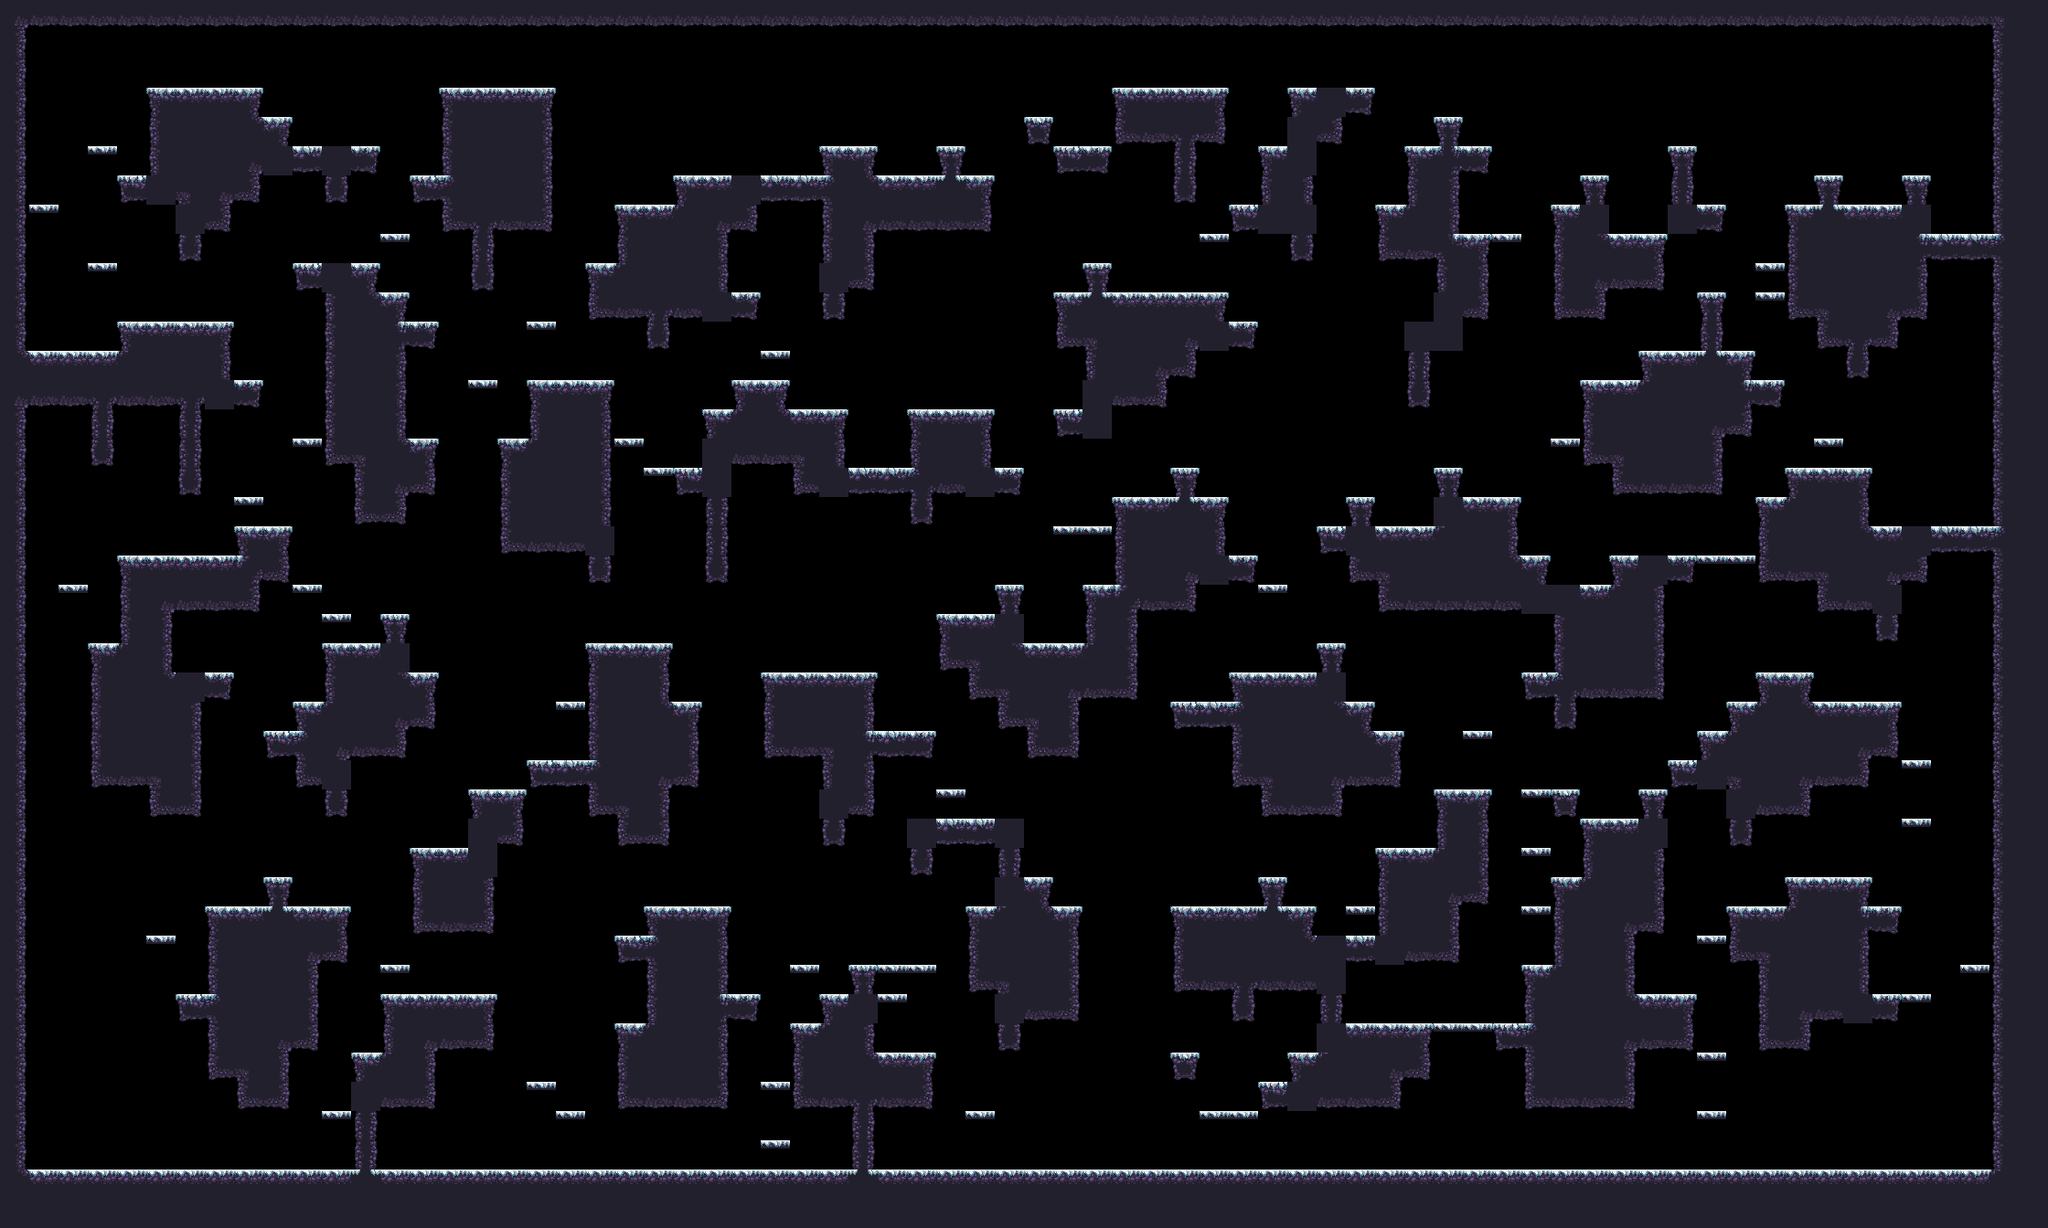

Below is a game level as drawn by its tile map, then a one-line description and the .tmx that defines it (tile-layer data replaced by summaries):
An orthogonal 70x42 tile map with 32x32 px tiles, 1 tile layer (main) and 17 objects (9x spawn, spawnPlayer0, spawnCrown0, spawnPlayer1, spawnCrown1, ...).

<map compressionlevel="0" height="42" infinite="0" nextlayerid="3" nextobjectid="4" orientation="orthogonal" renderorder="right-down" tiledversion="1.3.2" tileheight="32" tilewidth="32" version="1.2" width="70">
 <tileset firstgid="1" source="forest_winter_tile_set.tsx" />
 <layer height="42" id="1" name="main" width="70">
  <data>[2940 cells, 1244 non-empty, 29 distinct tile ids]</data>
 </layer>
 <objectgroup id="2" name="objects"><object id="1" name="spawnPlayer0" x="96" y="336.0" /><object id="2" name="spawnCrown0" x="96" y="336.0" /><object id="3" name="spawnPlayer1" x="2112" y="144.0" /><object id="4" name="spawnCrown1" x="2016" y="144.0" /><object id="5" name="spawnPlayer2" x="64" y="1232.0" /><object id="6" name="spawnCrown2" x="64" y="1232.0" /><object id="7" name="spawnPlayer3" x="2112" y="1232.0" /><object id="8" name="spawnCrown3" x="2080" y="1232.0" /><object id="9" name="spawn" x="1056" y="848.0" /><object id="10" name="spawn" x="1504" y="176.0" /><object id="11" name="spawn" x="256" y="528.0" /><object id="12" name="spawn" x="1920" y="1232.0" /><object id="13" name="spawn" x="2016" y="464.0" /><object id="14" name="spawn" x="2016" y="912.0" /><object id="15" name="spawn" x="128" y="144.0" /><object id="16" name="spawn" x="576" y="1232.0" /><object id="17" name="spawn" x="1952" y="1232.0" /></objectgroup></map>
